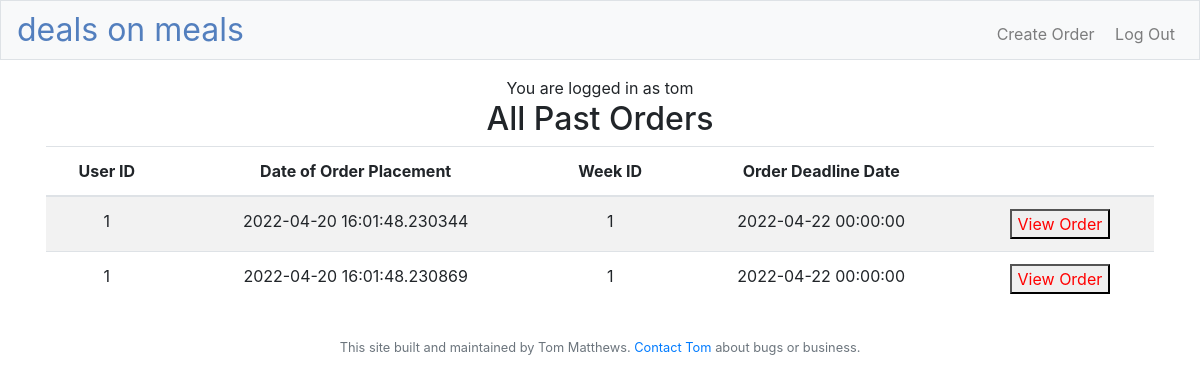
The app's page /history (signed in), older data.
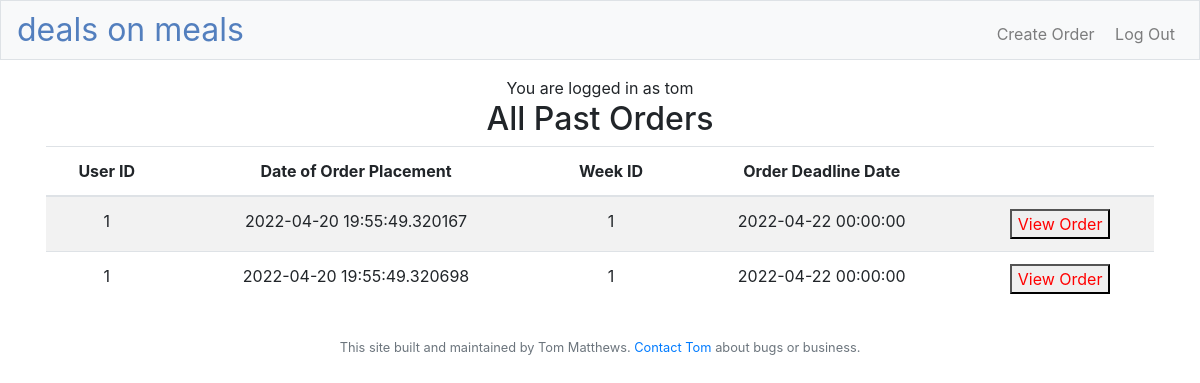
The same page, newer data.
### models.py (models this page shows, shortened)
class User(db.Model):
    id = db.Column(db.Integer, primary_key=True)
    name = db.Column(db.String(), unique=False, nullable=False)
    email = db.Column(db.String(), unique=True, nullable=False)
    hashPw = db.Column(db.String(), nullable=False)
    orders = db.relationship('Order', backref='user', lazy=True)
    pwResetExp = db.Column(db.DateTime(), nullable=True)
    pwResetHash = db.Column(db.String(), nullable=True)
    approved = db.Column(db.Boolean(), nullable=False, default=False)

class Order(db.Model):
    __tablename__ = "order"
    id = db.Column(db.Integer, primary_key=True)
    date = db.Column(db.DateTime(), nullable=False, default=datetime.datetime.utcnow)
    userId = db.Column(db.Integer, db.ForeignKey('user.id'), nullable=False)
    weekId = db.Column(db.Integer, db.ForeignKey('week.id'), nullable=False)
    entries = db.relationship('Meal', secondary=meal_order, backref='orders')
    def __repr__(self):
        user = User.query.filter(User.id==self.userId).first()
        return 'Order ID: %r,  userID: %s, DateTime: %s' % (self.id, user.email, self.date)

class Week(db.Model):
    id = db.Column(db.Integer, primary_key=True)
    orders = db.relationship('Order', backref='week', lazy=True)
    deadlineDate = db.Column(db.DateTime(), nullable=False)
    deliveryDate = db.Column(db.DateTime(), nullable=False)

### app.py (the view)
@app.route("/history", methods=["GET", "POST"])
@login_required
def history():
    myUser = User.query.filter(User.id == session["user_id"]).first()
    userId = myUser.id
    email = myUser.email
    weeks = Week.query.all()
    orders = Order.query.filter(Order.userId == userId).all()
    print(orders)
    return render_template('orderHistory.html', orders=orders, weeks=weeks, email=email, isAdmin=isAdmin())

### adminFunctions.py (called while the page is built)
def isAdmin():
    if ('user_id' not in session):
        return False
    currentUser = User.query.filter(User.id == session["user_id"]).first()
    if currentUser.email in ADMIN_EMAILS:
        return True
    return False

### app.py (called while the page is built)
@app.after_request
def after_request(response):
    response.headers["Cache-Control"] = "no-cache, no-store, must-revalidate"
    response.headers["Expires"] = 0
    response.headers["Pragma"] = "no-cache"
    return response

### helpers.py (called while the page is built)
def login_required(f):
    @wraps(f)
    def decorated_function(*args, **kwargs):
        if session.get("user_id") is None:
            return redirect("/login")
        return f(*args, **kwargs)
    return decorated_function

### templates/orderHistory.html (shortened to what this page needs)
{% extends "layout.html" %}
{% block main %}
<h2>All Past Orders</h2>
<div class="container">
    <div class="row text-wrap">
        <div class="table-responsive">
            <table class="table table-striped">
                <thead>
                    <tr>
                        <th>User ID</th>
                        <th>Date of Order Placement</th>
                        <th>Week ID</th>
                        <th>Order Deadline Date</th>
                        <th> </th>
                    </tr>
                </thead>
                <tbody>
                    {%for order in orders %}
                    <tr>
                        <td>{{ order.userId }}</td>
                        <td>{{ order.date  }}</td>
                        <td>{{ order.weekId  }}</td>
                        <td>
                            {% for week in weeks %}
                                {% if order.weekId == week.id %}
                                {{ week.deadlineDate }}
                                {% endif %}
                            {% endfor %}
                        </td>
                        <td style="color:red">
                            <form action="/viewOrder" method="post" style="color:red">
                                <button name="id" value="{{order.id}}" style="color:red">
                                    View Order
                                </button>
                            </form>
                        </td>
                    </tr>
                    {% endfor %}
                </tbody>
            </table>
        </div>
    </div>
</div>
{% endblock %}

### templates/layout.html (shortened to what this page needs)
<!DOCTYPE html>
<html lang="en">
    <head>
        <link rel="stylesheet" href="https://cdn.jsdelivr.net/npm/bootstrap@4.5.3/dist/css/bootstrap.min.css">
        <link href="/static/styles.css" rel="stylesheet">
        <link rel="stylesheet" href="https://cdn.jsdelivr.net/npm/bootstrap-icons@1.8.1/font/bootstrap-icons.css">
    </head>
    <body>
            <nav class="navbar navbar-expand-md navbar-light bg-light border py-0">
                <a class="navbar-brand" href="/"><span class="blue">deals on meals</span></a>
                <div class="collapse navbar-collapse ml-auto" id="navbar">
                    <ul class="navbar-nav text-right ml-auto mt-2">
                        {% if session.user_id %}
                        <li class="nav-item"><a class="nav-link" href="/createOrder">&nbsp;Create Order</a></li>
                        <li class="nav-item"><a class="nav-link" href="/logout">&nbsp;Log Out</a></li>
                        {% endif %}
                    </ul>
                </div>
            </nav>
        <main class="container p-3">
            <div class="center">
                {% if email %}
                <span class="center">You are logged in as {{ email }}</span>
                {% else %}
                <span class="center">You are not logged in</span>
                {% endif %}
            </div>
            {% block main %}{% endblock %}
        </main>
        <footer class="small text-center text-muted">
            This site built and maintained by Tom Matthews. <a href="mailto:ma.thomask@gmail.com">Contact Tom</a> about bugs or business.
        </footer>
    </body>
</html>

### static/styles.css (style rules this page uses)
nav .navbar-brand { font-size: xx-large; }
nav .navbar-brand .blue { color: #537fbe; }
main { overflow-x: auto; text-align: center; }
th { position: sticky; top: 0; }

Row changes from the older to the newer data that the page shows:
changed Order (number 1 of 2 on the later page): date "2022-04-20 16:01:48.230344" → "2022-04-20 19:55:49.320167"
changed Order (number 2 of 2 on the later page): date "2022-04-20 16:01:48.230869" → "2022-04-20 19:55:49.320698"
